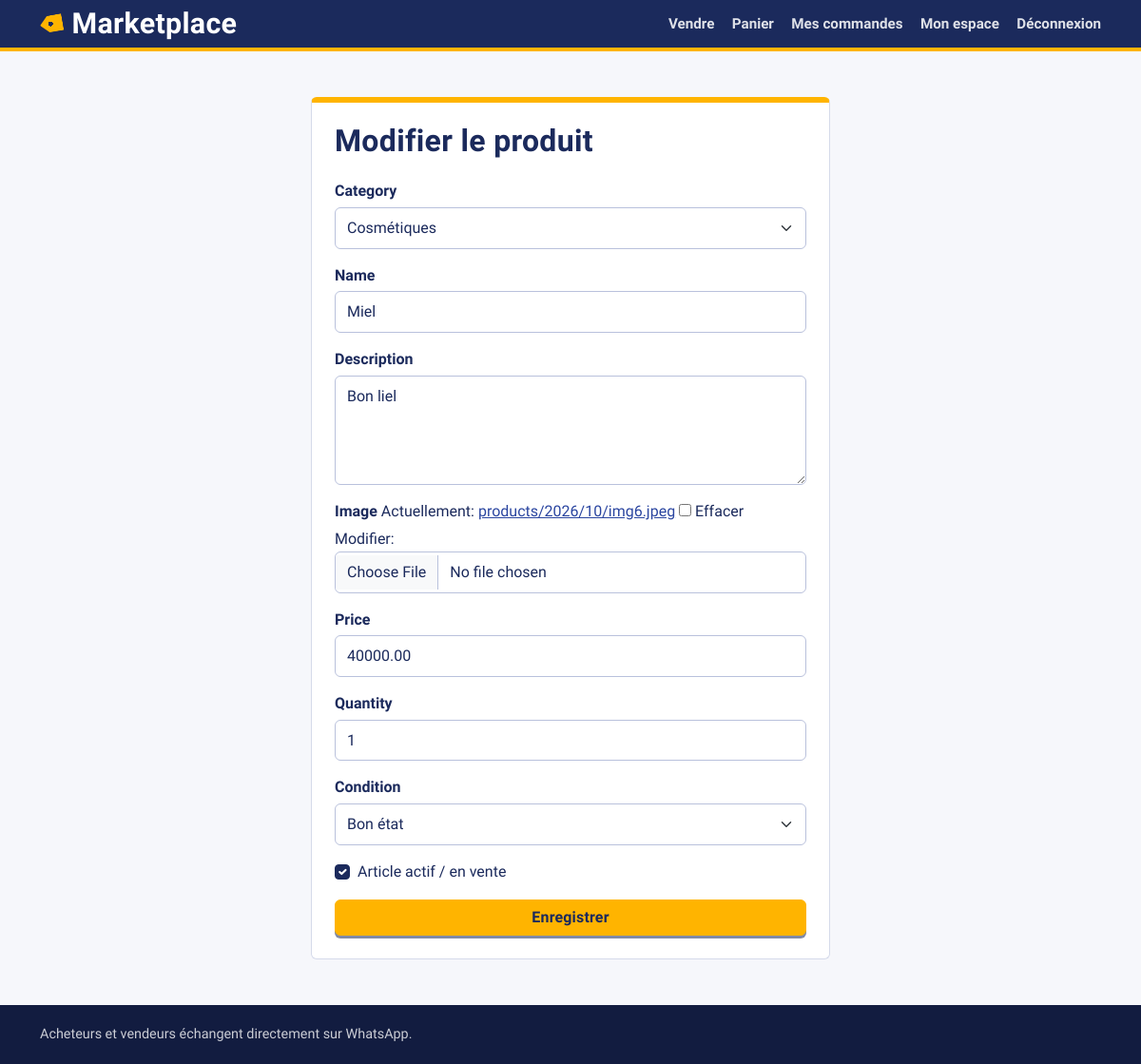
The app's page /products/12/edit/ (signed in) with its own data.
### products/models.py (models this page shows, shortened)
class Product(models.Model):
    class Condition(models.TextChoices):
        NEW = "new", "Neuf"
        LIKE_NEW = "like_new", "Comme neuf"
        GOOD = "good", "Bon état"
        USED = "used", "Occasion"
    seller = models.ForeignKey(
        settings.AUTH_USER_MODEL,
        on_delete=models.CASCADE,
        related_name="products",
    )
    category = models.ForeignKey(
        Category,
        on_delete=models.PROTECT,
        related_name="products",
    )
    name = models.CharField(max_length=200)
    description = models.TextField()
    image = models.ImageField(upload_to="products/%Y/%m/", blank=True)
    price = models.DecimalField(
        max_digits=10,
        decimal_places=2,
        validators=[MinValueValidator(Decimal("0.01"))],
    )
    quantity = models.PositiveIntegerField(default=1)
    condition = models.CharField(
        max_length=20,
        choices=Condition.choices,
        default=Condition.GOOD,
    )
    is_active = models.BooleanField(
        default=True,
        verbose_name="Article actif / en vente",
    )
    created_at = models.DateTimeField(auto_now_add=True)
    updated_at = models.DateTimeField(auto_now=True)
    class Meta:
        ordering = ["-created_at"]
        indexes = [models.Index(fields=["is_active", "-created_at"])]

### products/views.py (the view)
# urls.py: path("<int:id>/edit/",views.product_update,name="product_update"),
@login_required
def product_update(request, id):
    product = get_object_or_404(Product, id=id)
    if product.seller_id != request.user.id:
        return HttpResponseForbidden("Vous n'avez pas le droit de modifier ce produit.")
    if request.method == "POST":
        form = ProductForm(request.POST, request.FILES, instance=product)
        if form.is_valid():
            form.save()
            return redirect("product_detail", id=product.id)
    else:
        form = ProductForm(instance=product)
    return render(
        request,
        "products/product_form.html",
        {"form": form, "title": "Modifier le produit"},
    )

### products/forms.py
class ProductForm(forms.ModelForm):
    class Meta:
        model = Product
        fields = [
            "category",
            "name",
            "description",
            "image",
            "price",
            "quantity",
            "condition",
            "is_active",
        ]
    def __init__(self, *args, **kwargs):
        super().__init__(*args, **kwargs)
        for field in self.fields.values():
            widget = field.widget
            if isinstance(widget, forms.CheckboxInput):
                widget.attrs["class"] = "form-check-input"
            elif isinstance(widget, forms.Select):
                widget.attrs["class"] = "form-select"
            else:
                widget.attrs["class"] = "form-control"
        self.fields["description"].widget.attrs["rows"] = 4

### products/models.py (called while the page is built)
    def __str__(self):
        return self.name

### products/templates/products/product_form.html (shortened to what this page needs)
{% extends "base.html" %}
{% load static %}.
{% block content %}
<div class="row justify-content-center">
    <div class="col-12 col-md-8 col-lg-6">
        <div class="card shadow border-0 p-4">
            <h1 class="h3 mb-4">{{ title }}</h1>
            <form method="post" enctype="multipart/form-data">
                {% for field in form %}
                    {% if field.field.widget.input_type == "checkbox" %}
                        <div class="form-check mb-3">
                            {{ field }}
                            <label class="form-check-label" for="{{ field.id_for_label }}">{{ field.label }}</label>
                        </div>
                    {% else %}
                        <div class="mb-3">
                            <label class="form-label" for="{{ field.id_for_label }}">{{ field.label }}</label>
                            {{ field }}
                        </div>
                    {% endif %}
                {% endfor %}
                <button class="btn btn-primary w-100" type="submit">Enregistrer</button>
            </form>
        </div>
    </div>
</div>
{% endblock %}

### accounts/static/accounts/site.css (style rules this page uses)
:root { --ink: #1b2a5c; --ink-deep: #121c40; --link: #2a45a0; --muted: #5b6788; --line: #d5daea; --paper: #f6f7fb; --tint: #e6eaf6; --saffron: #ffb400; --saffron-hover: #ffc233; --saffron-press: #e8a200; --chili: #c62039; --leaf: #0f7b4b; --whatsapp: #25d366; --whatsapp-dark: #1ebe5b; --font-body: "Atkinson Hyperlegible", "Segoe UI", system-ui, -apple-system, sans-serif; --font-display: "Sofia Sans Extra Condensed", "Arial Narrow", "Roboto Condensed", sans-serif; --radius: 6px; --bs-primary: #1b2a5c; --bs-primary-rgb: 27, 42, 92; --bs-body-font-family: var(--font-body); --bs-body-color: #1b2a5c; --bs-body-bg: #f6f7fb; --bs-link-color: #2a45a0; --bs-link-color-rgb: 42, 69, 160; --bs-link-hover-color: #1b2a5c; --bs-link-hover-color-rgb: 27, 42, 92; --bs-border-color: #d5daea; }
html { -webkit-text-size-adjust: 100%; }
body { font-family: var(--font-body); font-size: 1rem; line-height: 1.55; color: var(--ink); background-color: var(--paper); min-height: 100vh; display: flex; flex-direction: column; }
a { color: var(--link); }
h1, h2, h3, h4, h5, h6, .h1, .h2, .h3, .h4, .h5, .h6 { font-family: var(--font-display); font-weight: 800; line-height: 1.05; letter-spacing: 0.01em; color: var(--ink); }
.h3 { font-size: 2rem; }
.btn { border-radius: var(--radius); font-weight: 700; letter-spacing: 0.01em; transition: transform 0.08s ease, box-shadow 0.08s ease, background-color 0.15s ease; }
.btn, .btn:hover, .btn:focus, .btn:active { background-image: none; }
.btn-primary { --bs-btn-color: #1b2a5c; --bs-btn-bg: #ffb400; --bs-btn-border-color: #ffb400; --bs-btn-hover-color: #1b2a5c; --bs-btn-hover-bg: #ffc233; --bs-btn-hover-border-color: #ffc233; --bs-btn-active-color: #1b2a5c; --bs-btn-active-bg: #e8a200; --bs-btn-active-border-color: #e8a200; --bs-btn-active-shadow: 0 1px 0 rgba(27, 42, 92, 0.55); --bs-btn-disabled-color: #1b2a5c; --bs-btn-disabled-bg: #ffb400; --bs-btn-disabled-border-color: #ffb400; --bs-btn-focus-shadow-rgb: 27, 42, 92; color: var(--ink); background-color: var(--saffron); border-color: var(--saffron); box-shadow: 0 3px 0 rgba(27, 42, 92, 0.55); }
.form-label { font-weight: 700; margin-bottom: 0.25rem; }
.form-control, .form-select { padding: 0.55rem 0.75rem; border: 1.5px solid #b9c1dc; border-radius: var(--radius); background-color: #fff; color: var(--ink); }
.form-check-input:checked { background-color: var(--ink); border-color: var(--ink); }
.card { border: 1px solid var(--line); border-radius: var(--radius); background: #fff; color: var(--ink); }
.card.shadow { border: 1px solid var(--line) !important; border-top: 6px solid var(--saffron) !important; box-shadow: none !important; }

### records on screen
Product: form "Cosmétiques" "Miel" "Bon liel" "40000.00" "1" "Bon état", form "☑"

### other values on screen
{{ title }} "Modifier le produit"
{{ field.label }} "Category" "Name" "Description" "Image" "Price" "Quantity" "Condition"
{{ field.label }} "Article actif / en vente"
